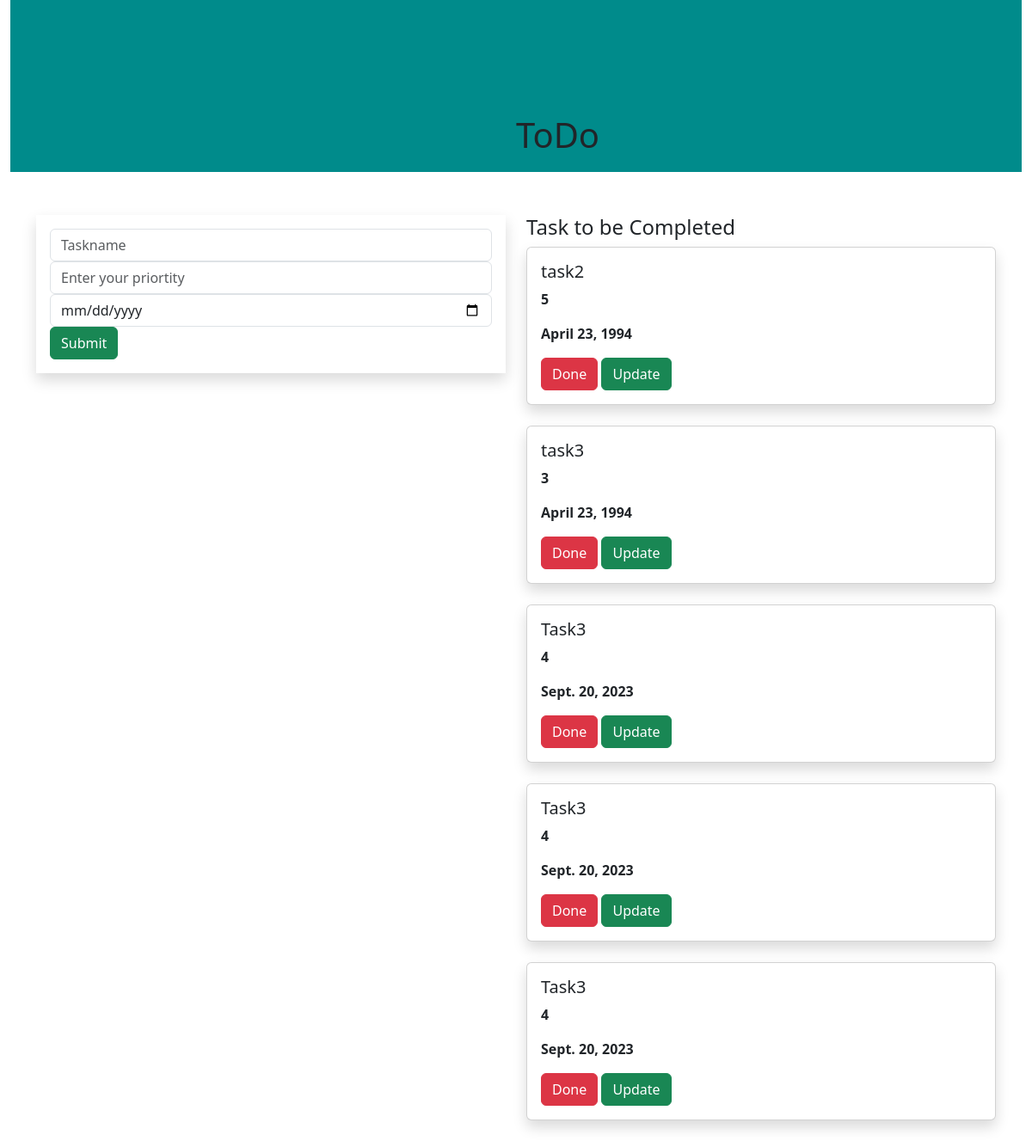
The page / on the database its author committed.
### todoapp/models.py (models this page shows, shortened)
class Task(models.Model):
    name=models.CharField(max_length=250)
    priority=models.IntegerField()
    date=models.DateField()

### todoapp/views.py (the view)
# urls.py: path('',views.home,name='home'),
def home(request):
    task1 = Task.objects.all()
    if request.method=='POST':
        name=request.POST.get('task','')
        priority=request.POST.get('priority','')
        date=request.POST.get('date','')
        task=Task(name=name,priority=priority,date=date)
        task.save()
    return render(request,'home.html',{'task1':task1})

### templates/home.html (shortened to what this page needs)
{% extends 'base.html' %}
{% block content %}
<div class="container-fluid">
    <div class="row">
        <div class="col-md-12">
            <div class="banner">
                <dic class="banner-text">
                    <h1>ToDo</h1>
                </dic>
            </div>
        </div>
    </div>
</div>
<div class="container">
    <div class="row">
        <div class="col-md-6">
            <form method="POST" class="p-3 shadow">
                <div class="form-group">
                    <input type="text" name="task" class="form-control" placeholder="Taskname">
                </div>
                <div class="form-group">
                    <input type="text" name="priority" class="form-control"  placeholder="Enter your priortity">
                </div>
                <div class="form-group">
                    <input type="date" name="date" class="form-control"  placeholder="Enter your date">
                </div>
                <input type="submit" class="btn btn-success">
            </form>
        </div>
        <div class="col-md-6">
            <h4>Task to be Completed</h4>
            {% for i in task1 %}
            <div class="shadow card">
                <div class="card-body">
                    <h5 class="card-title">{{i.name}}</h5>
                    <p><b>{{i.priority}}</b></p>
                    <p><b>{{i.date}}</b></p>
                    <a class="btn btn-danger" href="{% url 'delete' i.id%}">Done</a>
                    <a class="btn btn-success" href="{% url 'update' i.id%}">Update</a>
                </div>
            </div>
            <br>
            {% endfor %}
        </div>
    </div>
</div>
{% endblock %}

### templates/base.html (shortened to what this page needs)
{% load static %}
<!DOCTYPE html>
<html lang="en">
<head>
  <link href="https://cdn.jsdelivr.net/npm/bootstrap@5.3.2/dist/css/bootstrap.min.css" rel="stylesheet">
    <link rel="stylesheet" href="{% static 'style.css' %}"
</head>
<body>
{% block content %}
{% endblock %}
</body>
</html>

### static/style.css (style rules this page uses)
.banner { background-color: darkcyan; width: 100%; height: 200px; margin-bottom: 50px; }
.banner-text { top: 10%; left:50%; position:absolute; transform:transform; }

### rows shown on the page
Task: name "task2", priority "5", date "April 23, 1994"
Task: name "task3", priority "3", date "April 23, 1994"
Task: name "Task3", priority "4", date "Sept. 20, 2023"
Task: name "Task3", priority "4", date "Sept. 20, 2023"
Task: name "Task3", priority "4", date "Sept. 20, 2023"
